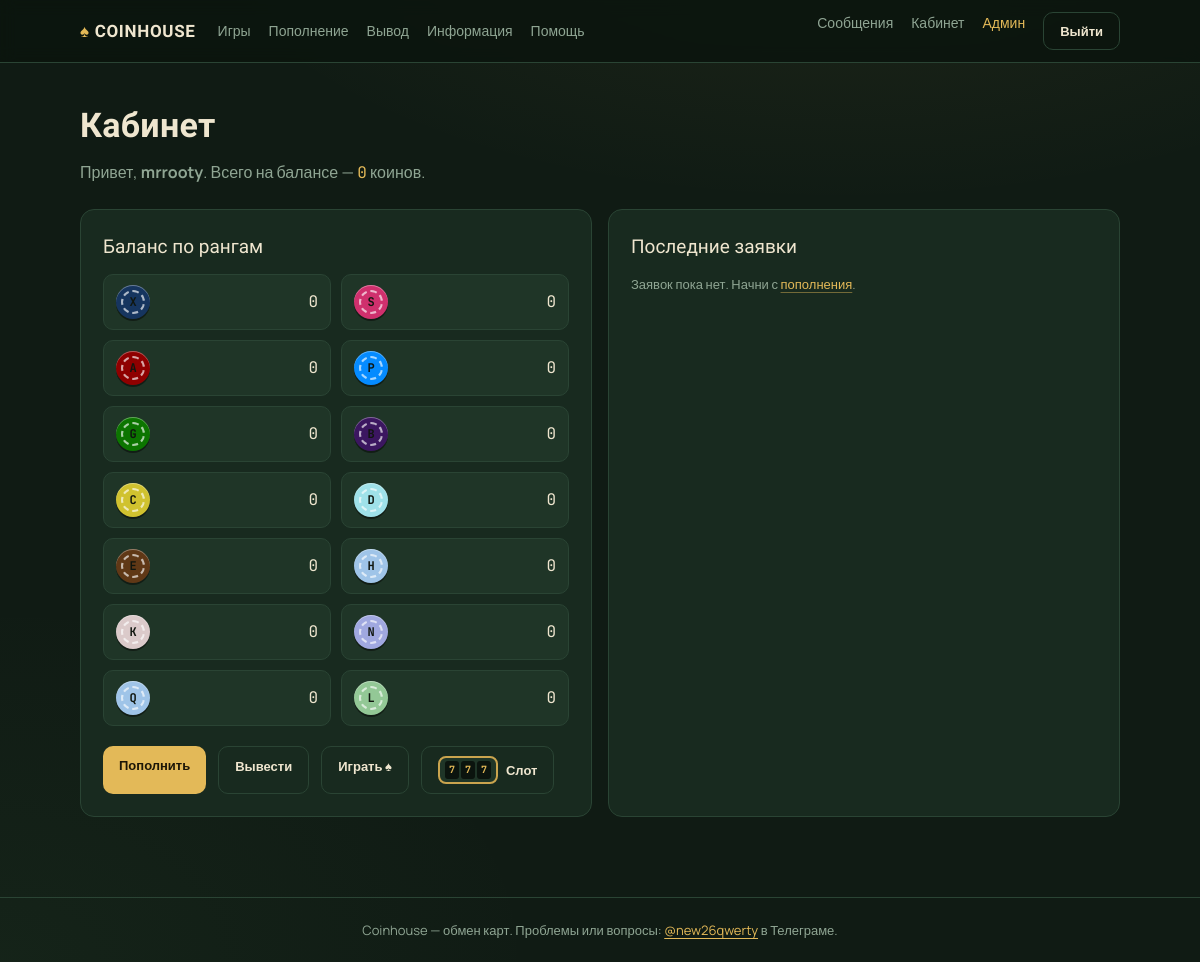
The page /dashboard/ (signed in) on the database its author committed.
### core/models.py (models this page shows, shortened)
class Balance(models.Model):
    user = models.ForeignKey(settings.AUTH_USER_MODEL, on_delete=models.CASCADE, related_name="balances")
    coin = models.ForeignKey(CoinType, on_delete=models.CASCADE)
    amount = models.PositiveIntegerField(default=0)
    class Meta:
        unique_together = ("user", "coin")
        ordering = ["coin__order"]

class CoinType(models.Model):
    code = models.CharField(max_length=2, unique=True)
    name = models.CharField(max_length=40, blank=True)
    order = models.PositiveSmallIntegerField(default=0)
    class Meta:
        ordering = ["order"]

### core/views.py (the view)
# urls.py: path("dashboard/", views.dashboard, name="dashboard"),
@login_required
def dashboard(request):
    balances = get_balances(request.user)
    unread = request.user.site_messages.filter(is_read=False).count()
    recent_requests = request.user.coin_requests.all()[:5]
    return render(request, "dashboard.html", {
        "balances": balances,
        "total": sum(b.amount for b in balances),
        "unread": unread,
        "recent_requests": recent_requests,
    })

### core/context_processors.py (called while the page is built)
def unread_messages(request):
    if request.user.is_authenticated:
        return {"unread_count": request.user.site_messages.filter(is_read=False).count()}
    return {"unread_count": 0}

def panel_pending(request):
    if request.user.is_authenticated and request.user.is_staff:
        from .models import CoinRequest
        return {"panel_pending": CoinRequest.objects.filter(status__in=["pending", "awaiting"]).count()}
    return {"panel_pending": 0}

### core/models.py (called while the page is built)
def get_balances(user):
    coins = list(CoinType.objects.all())
    existing = {b.coin_id: b for b in user.balances.select_related("coin")}
    missing = [Balance(user=user, coin=c) for c in coins if c.id not in existing]
    if missing:
        Balance.objects.bulk_create(missing, ignore_conflicts=True)
        existing = {b.coin_id: b for b in user.balances.select_related("coin")}
    return [existing[c.id] for c in coins if c.id in existing]

### templates/dashboard.html (shortened to what this page needs)
{% extends 'base.html' %}
{% block content %}
<h1>Кабинет</h1>
<p class="sub">Привет, <b>{{ user.username }}</b>. Всего на балансе — <span class="mono" style="color:var(--gold)">{{ total }}</span> коинов.</p>
<div class="grid cols-2">
  <div class="card">
    <h2 style="margin-top:0">Баланс по рангам</h2>
    <div class="balance-grid">
      {% for b in balances %}
        <div class="balance-cell"><span class="chip sm" data-c="{{ b.coin.code }}">{{ b.coin.code }}</span><span class="amt">{{ b.amount }}</span></div>
      {% endfor %}
    </div>
    <div class="bj-actions">
      <a class="btn sm" href="{% url 'deposit' %}">Пополнить</a>
      <a class="btn ghost sm" href="{% url 'withdraw' %}">Вывести</a>
      <a class="btn ghost sm" href="{% url 'blackjack' %}">Играть ♠</a>
      <a class="btn ghost sm btn-with-icon" href="{% url 'slots' %}">
        <span class="icon-slot-mini sm" aria-hidden="true"><span>7</span><span>7</span><span>7</span></span>
        <span>Слот</span>
      </a>
    </div>
  </div>
  <div class="card">
    <h2 style="margin-top:0">Последние заявки</h2>
    {% if recent_requests %}
      <table>
        <tr><th>№</th><th>Тип</th><th>Коины</th><th>Статус</th></tr>
        {% for r in recent_requests %}
        <tr>
          <td class="mono">#{{ r.id }}</td>
          <td>{{ r.get_kind_display }}</td>
          <td class="mono">{{ r.items_display }}</td>
          <td><span class="status {{ r.status }}">{{ r.get_status_display }}</span></td>
        </tr>
        {% endfor %}
      </table>
      <p style="margin-top:12px"><a href="{% url 'requests' %}">Все заявки →</a></p>
    {% else %}
      <p class="helper">Заявок пока нет. Начни с <a href="{% url 'deposit' %}">пополнения</a>.</p>
    {% endif %}
  </div>
</div>
{% endblock %}

### static/css/style.css (style rules this page uses)
:root { --bg:#101b14; --bg2:#0b140e; --surface:#182a1f; --surface2:#1f3527; --line:#2a4434; --gold:#e3b958; --gold-soft:#caa44e; --cream:#efe6cf; --muted:#8fa593; --red:#c8553d; --green:#6fbf73; --radius:14px; --font-display:'Unbounded',sans-serif; --font-body:'Manrope',sans-serif; --font-mono:'JetBrains Mono',monospace; }
* { box-sizing:border-box;margin:0;padding:0 }
html { scroll-behavior:smooth }
body { font-family:var(--font-body);color:var(--cream); background: radial-gradient(1100px 500px at 70% -10%, rgba(227,185,88,.07), transparent 60%), radial-gradient(900px 600px at 0% 100%, rgba(111,191,115,.05), transparent 60%), var(--bg); min-height:100vh;line-height:1.55; }
a { color:var(--gold); text-decoration:underline; text-decoration-color:rgba(227,185,88,.45); text-underline-offset:3px; cursor:pointer; }
.helper a,.sub a,.card p a { color:var(--gold) }
h1 { font-family:var(--font-display);font-weight:600;font-size:clamp(24px,4vw,34px);letter-spacing:.01em;margin-bottom:8px }
h2 { font-family:var(--font-display);font-weight:500;font-size:19px;margin:28px 0 12px }
.sub { color:var(--muted);max-width:60ch;margin-bottom:24px }
.card { background:var(--surface);border:1px solid var(--line);border-radius:var(--radius);padding:22px }
.grid { display:grid;gap:16px }
.grid.cols-2 { grid-template-columns:repeat(auto-fit,minmax(280px,1fr)) }
.chip { display:inline-flex;align-items:center;justify-content:center; width:46px;height:46px;border-radius:50%; font-family:var(--font-mono);font-weight:700;font-size:15px; position:relative;color:#10160f; box-shadow:0 2px 0 rgba(0,0,0,.45), inset 0 1px 0 rgba(255,255,255,.35); background:var(--c,#cfcfcf); flex:0 0 auto; }
.chip::after { content:"";position:absolute;inset:5px;border-radius:50%; border:2px dashed rgba(255,255,255,.65); }
.chip.sm { width:34px;height:34px;font-size:12px }
.chip[data-c="X"] { --c:#16355F }
.chip[data-c="S"] { --c:#CF306D }
.chip[data-c="A"] { --c:#8F0000 }
.chip[data-c="P"] { --c:#058BFF }
.chip[data-c="G"] { --c:#0C7500 }
.chip[data-c="B"] { --c:#3B1660 }
.chip[data-c="C"] { --c:#D0C22F }
.chip[data-c="D"] { --c:#9FE1E9 }
.chip[data-c="E"] { --c:#603816 }
.chip[data-c="H"] { --c:#9fc4e8 }
.chip[data-c="K"] { --c:#DBCACA }
.chip[data-c="N"] { --c:#a0a8e0 }
.chip[data-c="Q"] { --c:#9fc4e8 }
.chip[data-c="L"] { --c:#93C896 }
.balance-grid { display:grid;grid-template-columns:repeat(auto-fill,minmax(150px,1fr));gap:10px }
.balance-cell { display:flex;align-items:center;gap:10px;background:var(--surface2);border:1px solid var(--line);border-radius:10px;padding:10px 12px }
.balance-cell .amt { margin-left:auto;font-family:var(--font-mono);font-size:16px }
.helper { font-size:13px;color:var(--muted) }
a.btn { text-decoration:none }
.btn { display:inline-block;border:none;cursor:pointer;font-family:var(--font-body);font-weight:700; font-size:14px;border-radius:10px;padding:11px 20px;transition:transform .06s ease, filter .15s; background:var(--gold);color:#1c1607; }
.btn.ghost { background:transparent;border:1px solid var(--line);color:var(--cream) }
.btn.sm { padding:7px 14px;font-size:13px }
.mono { font-family:var(--font-mono) }
.bj-actions { display:flex;gap:12px;margin-top:20px;flex-wrap:wrap }
@media (hover:none) { .btn { padding:13px 22px } }
@media (hover:none) { .btn.sm { padding:9px 16px } }
.btn-with-icon { display:inline-flex;align-items:center;gap:8px }
.icon-slot-mini { display:flex;gap:3px;padding:5px 7px; background:var(--surface2);border:2px solid var(--gold-soft);border-radius:8px; }
.icon-slot-mini span { width:20px;height:26px;display:flex;align-items:center;justify-content:center; background:var(--bg2);border-radius:4px; font-family:var(--font-mono);font-size:12px;font-weight:700;color:var(--gold); }
.icon-slot-mini.sm { padding:3px 5px;gap:2px }
.icon-slot-mini.sm span { width:14px;height:18px;font-size:10px;border-radius:3px }

### rows shown on the page
Balance: coin.code "X", amount "0"
Balance: coin.code "S", amount "0"
Balance: coin.code "A", amount "0"
Balance: coin.code "P", amount "0"
Balance: coin.code "G", amount "0"
Balance: coin.code "B", amount "0"
Balance: coin.code "C", amount "0"
Balance: coin.code "D", amount "0"
Balance: coin.code "E", amount "0"
Balance: coin.code "H", amount "0"
Balance: coin.code "K", amount "0"
Balance: coin.code "N", amount "0"
Balance: coin.code "Q", amount "0"
Balance: coin.code "L", amount "0"

### other values the page prints
{{ user.username }} "mrrooty"
{{ total }} "0"
